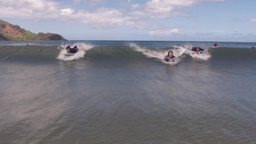
#> input picture test1.png, 256 x 144 px, shrunk from 507 x 285 before the run
$ python seam_carving.py   (Python 2 division)
#> lines starting #> are read from the running program, lines starting #| are printed output that depends on the picture; after the words box and inside, x2 and y2 are one past the last pixel; in counts of white or black regions, pixels touching at a corner belong together; long printed decimals are rounded
from pylab import *
from skimage import img_as_float
from skimage.filters import sobel_h, sobel_v
from numpy import *


def dual_gradient_energy(img):
    R = img[:, :, 0]
    G = img[:, :, 1]
    B = img[:, :, 2]
    return sobel_h(R)**2 + sobel_v(R)**2 + sobel_h(G)**2 + \
        sobel_v(G)**2 + sobel_h(B)**2 + sobel_v(B)**2


def find_seam(img):
    x = dual_gradient_energy(img)
    x = x[1:-1, 1:-1]
    w = len(x[0])
    h = len(x)
    newarr = zeros((h, w))
    index = zeros((h, w), dtype=int32)
    seam = zeros(len(x), dtype=int32)

    for i in range(0, h):
        for j in range(0, w):
            if i == 0:
                newarr[i][j] = x[i][j]
                index[i][j] = 0
            else:
                newarr[i][j] = Infinity
                index[i][j] = -1

    for i in range(1, h):
        for j in range(0, w):
            shortest = Infinity
            Imin = -1
            if j is not 0:
                if newarr[i-1][j-1] < shortest:
                    shortest = newarr[i-1][j-1]
                    Imin = j-1
            if newarr[i-1][j] < shortest:
                shortest = newarr[i-1][j]
                Imin = j

            if j != w-1:
                if newarr[i-1][j+1] < shortest:
                    shortest = newarr[i-1][j+1]
                    Imin = j+1

            newarr[i][j] = shortest + x[i][j]
            index[i][j] = Imin

    min = Infinity
    tmin = -1

    for j in range(0, w):
        shortest = newarr[h-1][j]
        if shortest < min:
            min = shortest
            tmin = j

    seam = zeros(h, dtype=int32)
    seam[h-1] = tmin
    for i in range(h-2, -1, -1):
        seam[i] = index[i+1][seam[i+1]]
    seam = insert(seam, 0, seam[0])
    seam = append(seam, seam[h-1])
    print "Cost of Minimum seam :", min
    return seam


def plot_seam(img, seam):
    x = dual_gradient_energy(img)
    s = []
    for i in range(0, len(x)):
        s.append((seam[i], i))
    plt.tight_layout()
    plt.plot(*zip(*s), color='r')
    plt.imshow(x)


def remove_seam(img, seam):
    img = img_as_float(img)
    img = img.tolist()
    seam = seam.tolist()
    for i in range(0, len(img)):
        del img[i][seam[i]]
    plt.imshow(img)
    print "Width of the image is: ", len(img[0])
    return img


def remove_multiple_pixels(img, count):
    for i in range(0, count):
        img = remove_seam(img, find_seam(img))
        img = img_as_float(img)
    plt.imshow(img)


if __name__ == '__main__':
    img = imread("test1.png")
#> img is the input picture: shape (144, 256, 3) float32; mean R, G, B 0.501, 0.503, 0.545
    img = img_as_float(img)
    print " Removing only 1 seam..."
    seam1 = find_seam(img)
#> in dual_gradient_energy, `B = img[:, :, 2]`:
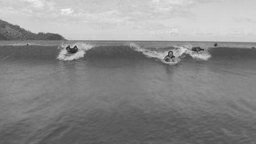
#> B: shape (144, 256) float32; min 0.125, max 0.953, mean 0.544
#> in dual_gradient_energy, `return sobel_h(R)**2 + sobel_v(R)**2 + sobel_h(G)**2 + \ sobel_v(G)**2..`:
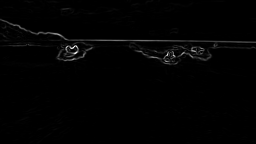
#> returned value: shape (144, 256) float32; min 0, max 1.01, mean 0.0115; drawn with min black and max white
#> in find_seam, `w = len(x[0])`: w = 254
#> in find_seam, `h = len(x)`: h = 142
#> in find_seam, `seam = zeros(len(x), dtype=int32)`: seam = 142 values from 0 to 0
#> after the loop in find_seam, `for i in range(0, h):`:
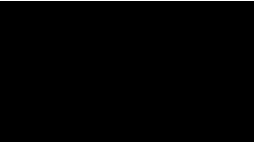
#> index: shape (142, 254) int32; values -1 (black) and 0 (white), 0.7% white in thin lines or dots, all inside (x1, y1, x2, y2) = (0, 0, 254, 1)
#> after the loop in find_seam, `for i in range(1, h):`:
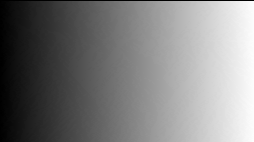
#> index: shape (142, 254) int32; min 0, max 253, mean 125.6
#> after the loop in find_seam, `for i in range(1, h):`:
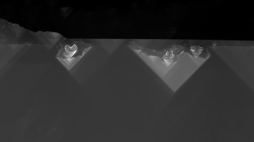
#> newarr: shape (142, 254) float64; min 5.77e-06, max 2.35, mean 0.406; drawn with min black and max white
#> the loop in find_seam, `for j in range(0, w):` made 254 passes
#> min on passes 1, 4, 5, 6, 7, 8, 21, 22, 58, 59, 60, 61: 0.535, 0.534, 0.533, 0.533, 0.532, 0.532, 0.532, 0.527, 0.524, 0.516, 0.512, 0.51
#> after the loop in find_seam, `for j in range(0, w):`: min = 0.469; tmin = 214
#> after the loop in find_seam, `for i in range(h-2, -1, -1):`: seam = 142 values, max 232 at index 5, min 206 at index 45, mean 219.3
#> in find_seam, `seam = insert(seam, 0, seam[0])`: seam = 143 values, max 232 at index 6, min 206 at index 46, mean 219.4
#> in find_seam, `seam = append(seam, seam[h-1])`: seam = 144 values, max 232 at index 6, min 206 at index 46, mean 219.3
#| Cost of Minimum seam : 0.4685
#> seam1 has the same summary as seam in find_seam
    figure()
    gray()
    subplot(1, 5, 1)
    imshow(img)
    title("Orignal")
    subplot(1, 5, 2)
    imshow(dual_gradient_energy(img))
    title("Gradient")
    subplot(1, 5, 3)
    plot_seam(img, seam1)
#> the loop in plot_seam, `for i in range(0, len(x)):` made 144 passes
#> after the loop in plot_seam, `for i in range(0, len(x)):`: s = 144 pairs, first value 206 to 232, second value 0 to 143
    title("Seam Plotting")
    subplot(1, 5, 4)
    remove_seam(img, seam1)
#> in remove_seam, `img = img.tolist()`: img = 144 items
#> the loop in remove_seam, `for i in range(0, len(img)):` made 144 passes
#| Width of the image is:  255
    title("1 seam removed")
    print "Now Removing 50 seam..."
    subplot(1, 5, 5)
    remove_multiple_pixels(img, 50)
#> the loop in remove_multiple_pixels, `for i in range(0, count):` made 50 passes
#> w in find_seam on passes 1 to 12: 254, 253, 252, 251, 250, 249, 248, 247, 246, 245, 244, 243
#| Width of the image is:  255
#| Width of the image is:  254
#| Width of the image is:  253
#| Width of the image is:  252
#| Width of the image is:  251
#| Width of the image is:  250
#| Width of the image is:  249
#| Width of the image is:  248
#> (further printed lines are left out)
#> after the loop in remove_multiple_pixels, `for i in range(0, count):`:
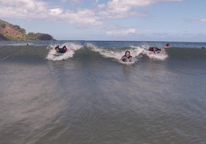
#> img: shape (144, 206, 3) float64; mean of channels 0, 1, 2 0.507, 0.507, 0.549; drawn as R, G, B
    title("50 seams removed")
    plt.imsave("carved.jpg", img)
    show()
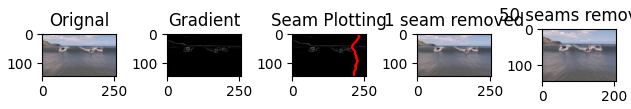
#> figure drawn by matplotlib, 5 panels
